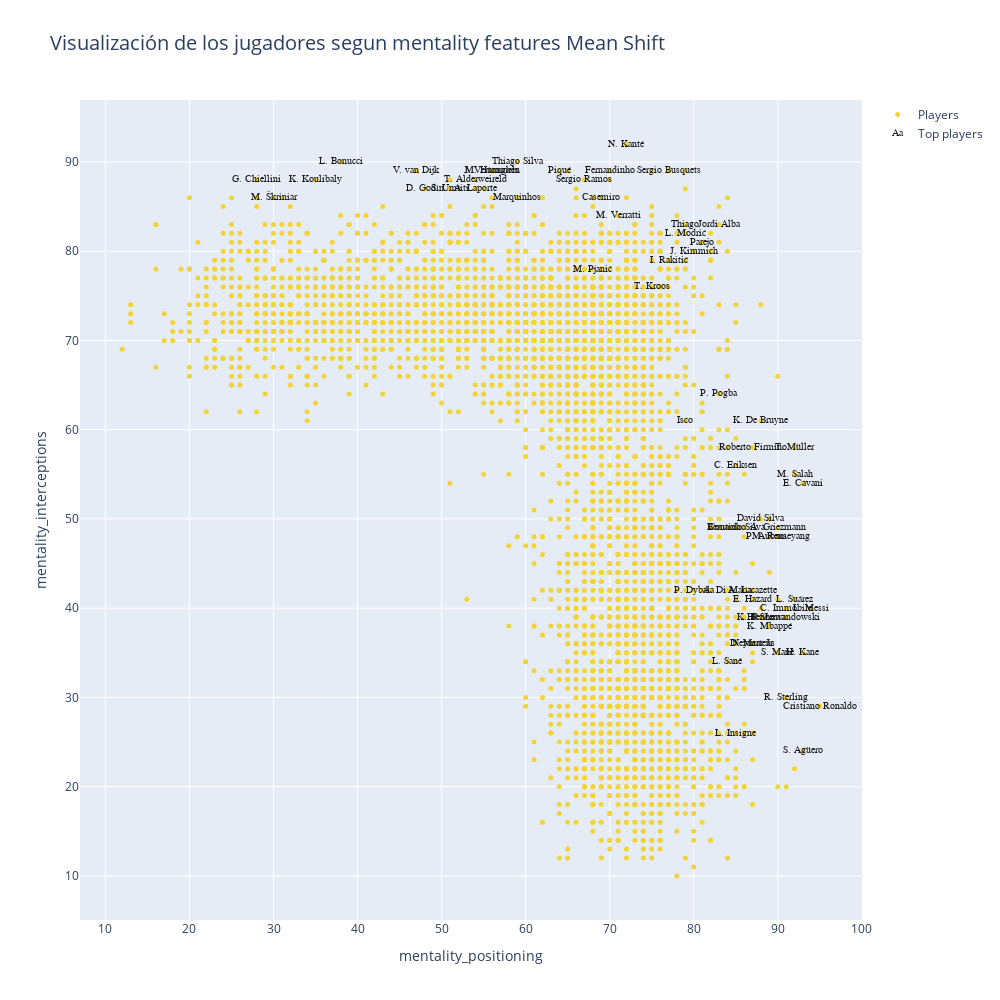

The cell this chart's notebook holds for it:
### Code cell
bw = estimate_bandwidth(dfn, quantile=0.2, n_jobs=2)#, n_samples=1000)

display(f"Ancho de banda estimado: {int(bw)}")

ms = MeanShift(bandwidth=int(bw), n_jobs=2, bin_seeding=True)
ms.fit(dfn)

skill_1 = 'mentality_positioning'
skill_2 = 'mentality_interceptions'
clusters = ms.labels_
cluster_centers = ms.cluster_centers_
n_clusters = len(np.unique(clusters))
bool_crack = dfn.overall>85

display(f"Numero estimado de clusters para Mean Shift : {n_clusters}")


graf1 = go.Scatter(x=dfn[skill_1], 
                   y=dfn[skill_2],
                   name='Players',
                   text=dfo[['club', 'team_position']].apply(lambda x:f'{x.club} - {x.team_position}', axis=1),
                   mode='markers',
                   marker=dict(size=5,
                   color = clusters.astype(np.float),
                   colorscale='Portland',
                   showscale=False))

crack =go.Scatter(x=dfn.loc[bool_crack,skill_1], 
                  y=dfn.loc[bool_crack,skill_2],
                  name='Top players',
                  text=dfo.loc[bool_crack,'short_name'],
                  textfont=dict(family='sans serif',size=10,color='black'),
                  opacity=0.9,
                  mode='text')

data=[graf1, crack]

layout = go.Layout(title="Visualización de los jugadores segun mentality features Mean Shift", 
                   titlefont=dict(size=20),
                   xaxis=dict(title=skill_1),
                   yaxis=dict(title=skill_2),
                   autosize=False,
                   width=1000,
                   height=1000)

fig = go.Figure(data=data, layout=layout)

iplot(fig)

### Figure 1 — Plotly figure (JSON) as saved in the notebook; plotly's stock layout.template omitted (floating-point values rounded to 4 significant figures; data arrays with more than 128 entries replaced by an {"elided": "..."} marker saying what was removed)
{"data": [{"marker": {"color": {"elided": "4316 int values"}, "colorscale": [[0, "rgb(12,51,131)"], [0.25, "rgb(10,136,186)"], [0.5, "rgb(242,211,56)"], [0.75, "rgb(242,143,56)"], [1, "rgb(217,30,30)"]], "showscale": false, "size": 5}, "mode": "markers", "name": "Players", "text": {"elided": "4316 str values"}, "type": "scatter", "x": {"elided": "4316 int values"}, "y": {"elided": "4316 int values"}}, {"mode": "text", "name": "Top players", "opacity": 0.9, "text": ["L. Messi", "Cristiano Ronaldo", "Neymar Jr", "E. Hazard", "K. De Bruyne", "V. van Dijk", "L. Modrić", "M. Salah", "K. Mbappé", "K. Koulibaly", "H. Kane", "N. Kanté", "G. Chiellini", "S. Agüero", "Sergio Ramos", "L. Suárez", "R. Lewandowski", "Sergio Busquets", "A. Griezmann", "P. Dybala", "P. Pogba", "R. Sterling", "C. Eriksen", "Piqué", "David Silva", "E. Cavani", "D. Godín", "T. Kroos", "M. Reus", "P. Aubameyang", "S. Mané", "A. Laporte", "Bernardo Silva", "Casemiro", "H. Son", "Fernandinho", "Thiago Silva", "K. Benzema", "J. Vertonghen", "D. Mertens", "M. Hummels", "T. Alderweireld", "Jordi Alba", "Thiago", "L. Insigne", "L. Sané", "Marquinhos", "M. Škriniar", "M. Verratti", "S. Umtiti", "J. Kimmich", "Isco", "Roberto Firmino", "I. Rakitić", "M. Pjanić", "A. Di María", "L. Bonucci", "Coutinho", "Parejo", "T. Müller", "C. Immobile", "A. Lacazette"], "textfont": {"color": "black", "family": "sans serif", "size": 10}, "type": "scatter", "x": [94, 95, 87, 87, 88, 47, 79, 92, 89, 35, 93, 72, 28, 93, 67, 92, 91, 77, 90, 80, 83, 91, 85, 64, 88, 93, 48, 75, 89, 90, 90, 54, 85, 69, 88, 70, 59, 88, 56, 87, 56, 54, 83, 79, 85, 84, 59, 30, 71, 51, 80, 79, 87, 77, 68, 84, 38, 84, 81, 92, 91, 87], "y": [40, 29, 36, 41, 61, 89, 82, 55, 38, 88, 35, 92, 88, 24, 88, 41, 39, 89, 49, 42, 64, 30, 56, 89, 50, 54, 87, 76, 48, 48, 35, 87, 49, 86, 39, 89, 90, 39, 89, 36, 89, 88, 83, 83, 26, 34, 86, 86, 84, 87, 80, 61, 58, 79, 78, 42, 90, 49, 81, 58, 40, 42]}], "layout": {"autosize": false, "height": 1000, "title": {"font": {"size": 20}, "text": "Visualización de los jugadores segun mentality features Mean Shift"}, "width": 1000, "xaxis": {"autorange": true, "range": [6.973, 100.0], "title": {"text": "mentality_positioning"}, "type": "linear"}, "yaxis": {"autorange": true, "range": [5.055, 96.94], "title": {"text": "mentality_interceptions"}, "type": "linear"}}}
